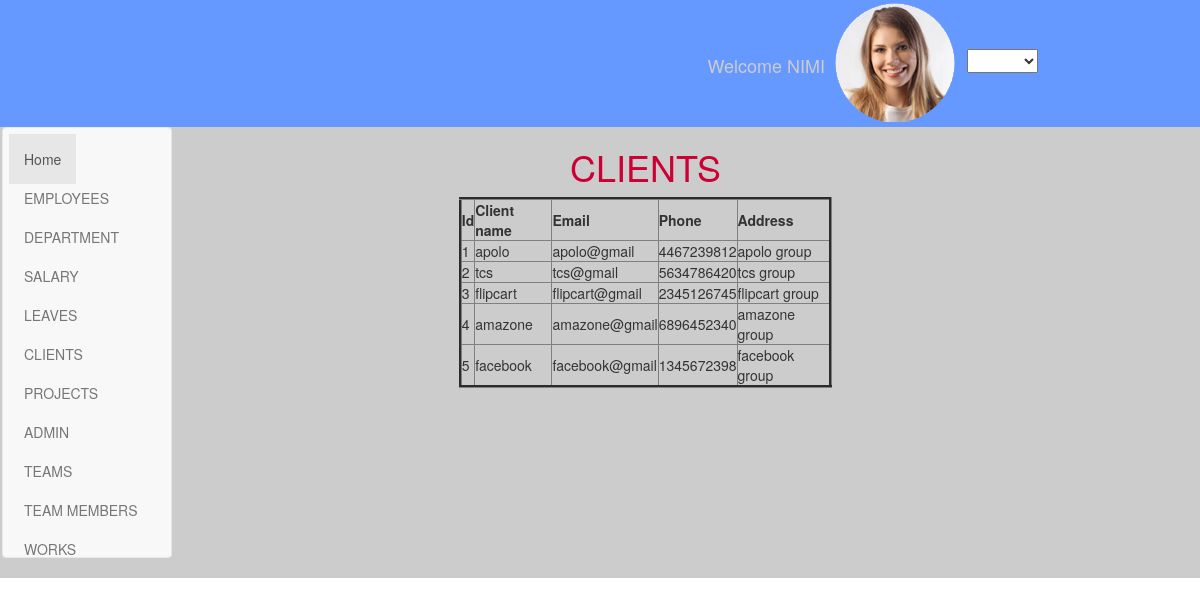
/view_tbl_client.php, run on the app's committed database.
### tables this page shows
CREATE TABLE IF NOT EXISTS `tbl_clients` (
  `id` int(11) NOT NULL AUTO_INCREMENT,
  `client_name` varchar(10) NOT NULL,
  `email` varchar(20) NOT NULL,
  `phone` varchar(20) NOT NULL,
  `address` varchar(20) NOT NULL,
  PRIMARY KEY (`id`)
);

### view_tbl_client.php (the view, shortened to what this page needs)
<!DOCTYPE html PUBLIC "-//W3C//DTD XHTML 1.0 Transitional//EN" "http://www.w3.org/TR/xhtml1/DTD/xhtml1-transitional.dtd">
<html xmlns="http://www.w3.org/1999/xhtml">
<head>
<link rel="stylesheet" href="css/bootstrap.min.css">
<link rel="stylesheet" href="css/style.css" />
</head>
<body>
<div class="container-fluid sec1">
<div class="container sec1_head">
<div class="col-md-12">
<div class="col-md-5">
<h4>Welcome NIMI</h4>
<img src="images/pic1.png" />
<select class="option1">
<option value="null"></option>
<option value="logout">logout</option>
</select>
</div>
</div>
</div>
</div>
<div class="container-fluid sec2">
<div class="col-md-2">
<nav class="navbar navbar-default">
<ul class="nav navbar-nav nav_home">
         <li class="active"><a href="#">Home</a></li>
        <br />
       <li><a href="index.php">EMPLOYEES</a></li>
        <li><a href="view_department.php">DEPARTMENT</a></li>
        <li><a href="view_salary.php">SALARY</a></li>
        <li><a href="view_leaves.php">LEAVES</a></li>
        <li><a href="view_tbl_client.php">CLIENTS</a></li>
        <li><a href="view_tbl_projects.php">PROJECTS</a></li>
         <li><a href="view_admin.php">ADMIN</a></li>
        <li><a href="view_tbl_team.php">TEAMS</a></li>
         <li><a href="view_tbl_team_members.php">TEAM MEMBERS</a></li>
          <li><a href="view_works.php">WORKS</a></li>
      </ul>
</nav>
</div>
<div class="col-md-10">
<div class="col-md-3">
</div>
<?php
$con=open_connection();
$sql="SELECT *
FROM  `tbl_clients`";
$result=mysqli_query($con,$sql);
?>
<div class="col-md-5">
<h1>CLIENTS</h1>
<table border="3" class="table-border">
<tr>
<th>Id</th>
<th>Client name</th>
<th>Email</th>
<th>Phone</th>
<th>Address</th>
</tr>
<?php
while($row=mysqli_fetch_Array($result))
{?>
<tr>
<td><?php echo $row['id'];?></td>
<td><?php echo $row['client_name'];?></td>
<td><?php echo $row['email'];?></td>
<td><?php echo $row['phone'];?></td>
<td><?php echo $row['address'];?></td>
</tr>
<?php
}
?>
</table>
</div>
</div>
<div class="col-md-1">
</div>
</div>
</body>
</html>

### css/style.css (style rules this page uses)
.sec1 { background:#69F; }
.sec1 h4 { float:left; color:#CCC; margin-top: 56px; }
.sec2 { padding-left: 0px; margin-left: -13px; background:#CCC; }
.sec2 h1 { text-align:center; color:#C03; }
.sec2 li { padding: 6px; margin-bottom: -23px; }

### data on the page
tbl_clients: id "1", client_name "apolo", email "apolo@gmail", phone "4467239812", address "apolo group"
tbl_clients: id "2", client_name "tcs", email "tcs@gmail", phone "5634786420", address "tcs group"
tbl_clients: id "3", client_name "flipcart", email "flipcart@gmail", phone "2345126745", address "flipcart group"
tbl_clients: id "4", client_name "amazone", email "amazone@gmail", phone "6896452340", address "amazone group"
tbl_clients: id "5", client_name "facebook", email "facebook@gmail", phone "1345672398", address "facebook group"
